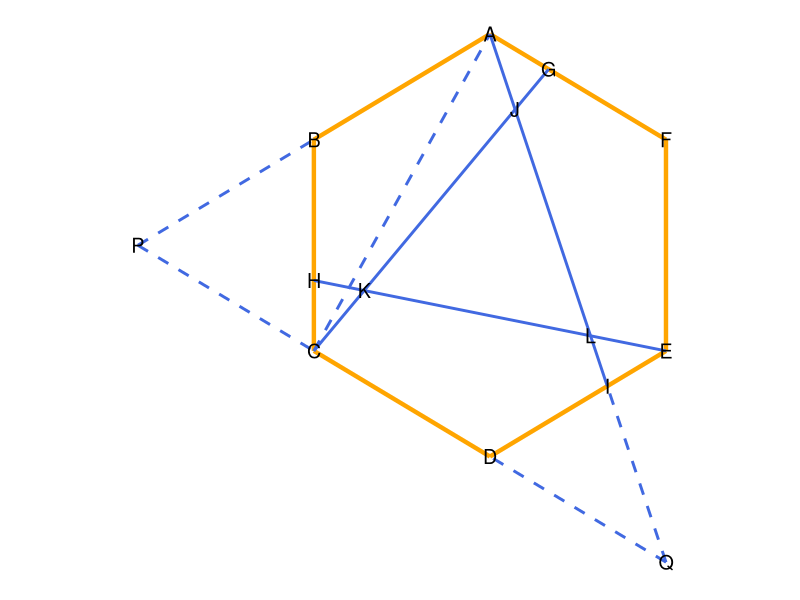
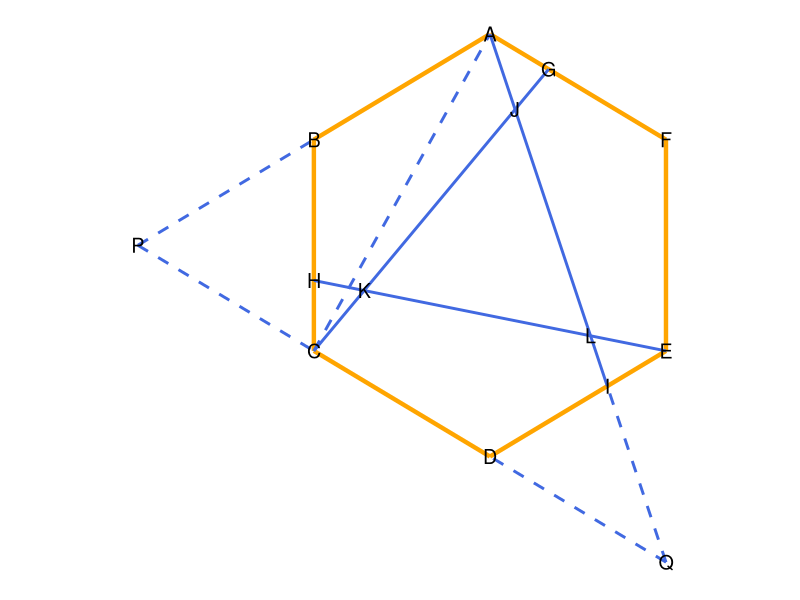

Reproduce these figures in R, in order.
## 麻布中学校 2022年 入試問題 算数5
## https://inter-edu.s3.amazonaws.com/edunavi/wp-content/uploads/2022/02/azabu-mat-2022-01.pdf

library(tidyverse)
library(assertthat)

## 面積6の正六角形作るための、
## 辺=1の正三角形に対する拡大率を求める
height_for_base <- sqrt(3) / 2.0
triangle_scale <- sqrt(1.0 / (1.0 * height_for_base / 2.0))

## 正三角形の辺をY軸上に乗せる
height <- triangle_scale
width <- height * height_for_base
half_height <- height / 2.0

## 六角形の各点を求める
df_hexagon <- tibble::tibble(
  x = c(0, -width, -width, 0, width, width),
  y = c(height, half_height, -half_height, -height, -half_height, half_height),
  name = c("A", "B", "C", "D", "E", "F")
)

x_to_set <- c(tail(df_hexagon$x, -1), head(df_hexagon$x, 1))
y_to_set <- c(tail(df_hexagon$y, -1), head(df_hexagon$y, 1))
df_hexagon$x_to <- x_to_set
df_hexagon$y_to <- y_to_set

## 2:1分点を求める
point_g <- (c(df_hexagon$x[1], df_hexagon$y[1]) * 2 + c(df_hexagon$x[6], df_hexagon$y[6]) * 1) / 3
point_h <- (c(df_hexagon$x[3], df_hexagon$y[3]) * 2 + c(df_hexagon$x[2], df_hexagon$y[2]) * 1) / 3
point_i <- (c(df_hexagon$x[5], df_hexagon$y[5]) * 2 + c(df_hexagon$x[4], df_hexagon$y[4]) * 1) / 3

df_dividing <- tibble::tibble(
  x = c(point_g[1], point_h[1], point_i[1]),
  y = c(point_g[2], point_h[2], point_i[2]),
  x_to = c(df_hexagon$x[3], df_hexagon$x[5], df_hexagon$x[1]),
  y_to = c(df_hexagon$y[3], df_hexagon$y[5], df_hexagon$y[1]),
  name = c("G", "H", "I")
)

point_left <- c(-width * 2.0, 0)
point_bottom <- c(width, -height * 1.5)

## A-Cと補助線
df_external <- tibble::tibble(
  x = c(df_hexagon$x[3], point_left[1], point_left[1], point_bottom[1], point_bottom[1]),
  y = c(df_hexagon$y[3], point_left[2], point_left[2], point_bottom[2], point_bottom[2]),
  x_to = c(df_hexagon$x[1], df_hexagon$x[2], df_hexagon$x[3], df_hexagon$x[4], point_i[1]),
  y_to = c(df_hexagon$y[1], df_hexagon$y[2], df_hexagon$y[3], df_hexagon$y[4], point_i[2]),
  name = c(NA, "P", NA, "Q", NA)
)

## 交わる線分の交点を求める。以下を参考にした。
## https://hcpc-hokudai.github.io/archive/geometry_004.pdf
get_crossing_point <- function(df, index_from) {
  index_to <- (index_from %% NROW(df)) + 1
  a_from <- c(df$x[index_from], df$y[index_from])
  a_to <- c(df$x_to[index_from], df$y_to[index_from])
  b_from <- c(df$x[index_to], df$y[index_to])
  b_to <- c(df$x_to[index_to], df$y_to[index_to])

  cross <- function(v1, v2) {
    v1[1] * v2[2] - v1[2] * v2[1]
  }

  a_from +
    cross(a_from - b_from, b_to - b_from) / cross(b_to - b_from, a_to - a_from) *
      (a_to - a_from)
}

## 六角形内の交点を求める
df_internal <- tibble::tibble(
  x = c(df_hexagon$x[1], df_hexagon$x[3], df_hexagon$x[5]),
  y = c(df_hexagon$y[1], df_hexagon$y[3], df_hexagon$y[5]),
  x_to = c(point_i[1], point_g[1], point_h[1]),
  y_to = c(point_i[2], point_g[2], point_h[2])
)

point_j <- get_crossing_point(df_internal, 1)
point_k <- get_crossing_point(df_internal, 2)
point_l <- get_crossing_point(df_internal, 3)

df_crossings <- tibble::tibble(
  x = c(point_j[1], point_k[1], point_l[1]),
  y = c(point_j[2], point_k[2], point_l[2]),
  x_to = c(point_j[1], point_k[1], point_l[1]),
  y_to = c(point_j[2], point_k[2], point_l[2]),
  name = c("J", "K", "L")
)

## 点 J, K, L は、C-G, E-H, A-I を 6:1に分ける点であることを確認する
point_j_calcuated <- (c(df_hexagon$x[3], df_hexagon$y[3]) * 1 + c(point_g[1], point_g[2]) * 6) / 7
point_k_calcuated <- (c(df_hexagon$x[5], df_hexagon$y[5]) * 1 + c(point_h[1], point_h[2]) * 6) / 7
point_l_calcuated <- (c(df_hexagon$x[1], df_hexagon$y[1]) * 1 + c(point_i[1], point_i[2]) * 6) / 7
assertthat::assert_that(assertthat::are_equal(point_j, point_j_calcuated, tol = 1e-7))
assertthat::assert_that(assertthat::are_equal(point_k, point_k_calcuated, tol = 1e-7))
assertthat::assert_that(assertthat::are_equal(point_l, point_l_calcuated, tol = 1e-7))

df_all_points <- dplyr::bind_rows(df_hexagon, df_dividing) %>%
  dplyr::bind_rows(df_external) %>%
  dplyr::bind_rows(df_crossings) %>%
  na.omit()

g <- ggplot()
g <- g + geom_segment(aes(x = x, y = y, xend = x_to, yend = y_to), color = "orange", size = 1.5, linetype = 1, data = df_hexagon)
g <- g + geom_segment(aes(x = x, y = y, xend = x_to, yend = y_to), color = "royalblue", size = 1.0, linetype = 1, data = df_dividing)
g <- g + geom_segment(aes(x = x, y = y, xend = x_to, yend = y_to), color = "royalblue", size = 1.0, linetype = 2, data = df_external)
g <- g + geom_text(aes(x = x, y = y, label = name), cex = 5, data = df_all_points)
g <- g + theme_light()
g <- g + theme(
  aspect.ratio = 1,
  panel.border = element_blank(), axis.ticks = element_blank(),
  panel.grid.major = element_blank(), panel.grid.minor = element_blank(),
  axis.text = element_blank(), axis.title = element_blank()
)
plot(g)
ggsave("math2022_5.png", width = 640, height = 640, units = "px")

## 答5-1
## 正六角形を構成する正三角形の、幅が1/3で高さが2倍の三角形と面積が等しい(2/3 cm^2)
## 答5-2
## 補助線より、AG:CQ = GJ:JC = 1:6 である。よって三角形ACG の 1/7 の面積は 2/21 cm^2
## 答5-3
## ABCJ = ABC + ACG - AJG = 1 + 2/3 - 2/21 = 11/7
## JKL = 正六角形全体 - ABCJ * 3 = 6 - 33/7 = 9/7 cm^2
